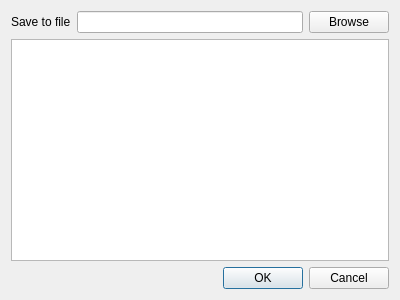
<?xml version="1.0" encoding="UTF-8"?>
<ui version="4.0">
 <class>ManageConnectionsDialog</class>
 <widget class="QDialog" name="ManageConnectionsDialog">
  <property name="geometry">
   <rect>
    <x>0</x>
    <y>0</y>
    <width>400</width>
    <height>300</height>
   </rect>
  </property>
  <property name="windowTitle">
   <string>Manage connections</string>
  </property>
  <layout class="QVBoxLayout" name="verticalLayout">
   <item>
    <layout class="QHBoxLayout" name="horizontalLayout">
     <item>
      <widget class="QLabel" name="label">
       <property name="text">
        <string>Save to file</string>
       </property>
      </widget>
     </item>
     <item>
      <widget class="QLineEdit" name="leFileName"/>
     </item>
     <item>
      <widget class="QPushButton" name="btnBrowse">
       <property name="text">
        <string>Browse</string>
       </property>
      </widget>
     </item>
    </layout>
   </item>
   <item>
    <widget class="QListWidget" name="listConnections">
     <property name="editTriggers">
      <set>QAbstractItemView::NoEditTriggers</set>
     </property>
     <property name="alternatingRowColors">
      <bool>true</bool>
     </property>
     <property name="selectionMode">
      <enum>QAbstractItemView::ExtendedSelection</enum>
     </property>
    </widget>
   </item>
   <item>
    <widget class="QDialogButtonBox" name="buttonBox">
     <property name="orientation">
      <enum>Qt::Horizontal</enum>
     </property>
     <property name="standardButtons">
      <set>QDialogButtonBox::Cancel|QDialogButtonBox::Ok</set>
     </property>
    </widget>
   </item>
  </layout>
 </widget>
 <resources/>
 <connections>
  <connection>
   <sender>buttonBox</sender>
   <signal>accepted()</signal>
   <receiver>ManageConnectionsDialog</receiver>
   <slot>accept()</slot>
   <hints>
    <hint type="sourcelabel">
     <x>248</x>
     <y>254</y>
    </hint>
    <hint type="destinationlabel">
     <x>157</x>
     <y>274</y>
    </hint>
   </hints>
  </connection>
  <connection>
   <sender>buttonBox</sender>
   <signal>rejected()</signal>
   <receiver>ManageConnectionsDialog</receiver>
   <slot>reject()</slot>
   <hints>
    <hint type="sourcelabel">
     <x>316</x>
     <y>260</y>
    </hint>
    <hint type="destinationlabel">
     <x>286</x>
     <y>274</y>
    </hint>
   </hints>
  </connection>
 </connections>
</ui>
